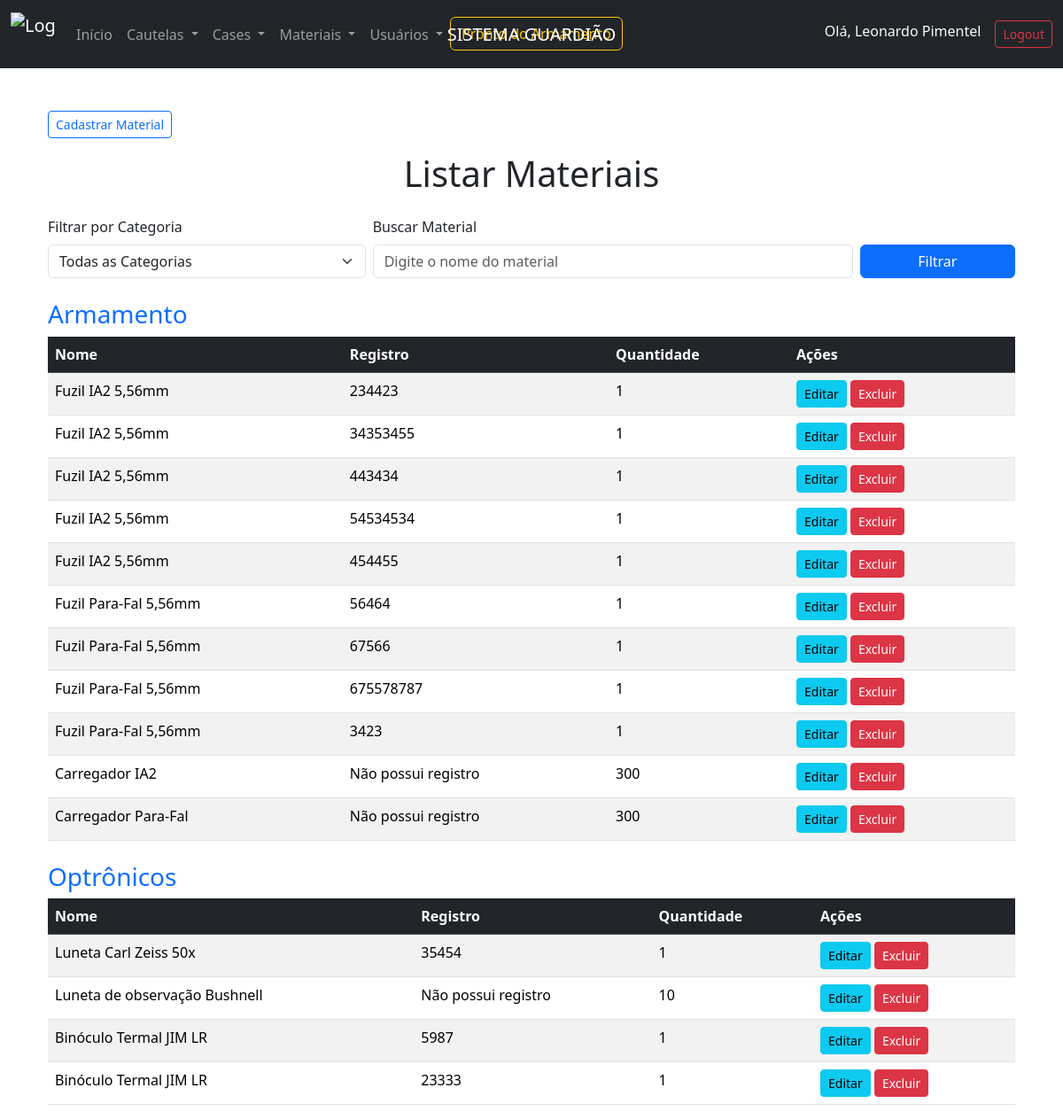
The page /materiais/ (signed in) on the database its author committed.
### guardiao/models.py (models this page shows, shortened)
class Operador(models.Model):
    user = models.OneToOneField(User, on_delete=models.CASCADE)
    nome = models.CharField(max_length=100)
    identidade = models.CharField(max_length=20)
    funcao = models.CharField(max_length=100, null=True, blank=True)
    nivel_acesso = models.IntegerField(
        choices=[(1, 'Nível 1'), (2, 'Nível 2'), (3, 'Nível 3')], default=1)

class Categoria(models.Model):
    nome = models.CharField(max_length=100, unique=True)
    descricao = models.TextField(blank=True)

class Material(models.Model):
    categoria = models.ForeignKey(
        Categoria, on_delete=models.CASCADE, null=True, blank=True)
    nome = models.CharField(max_length=100)
    registro = models.CharField(
        max_length=50, blank=True, null=True, unique=True)
    quantidade_total = models.PositiveIntegerField(default=0)
    quantidade_disponivel = models.PositiveIntegerField(default=0)
    quantidade_emprestada = models.PositiveIntegerField(default=0)

### guardiao/views.py (the view)
# urls.py: path('materiais/', listar_materiais, name='listar_materiais'),
@login_required
@nivel_acesso_minimo(2)
def listar_materiais(request):
    categoria_id = request.GET.get('categoria')
    termo_busca = request.GET.get('busca', '')
    categorias = Categoria.objects.all()
    materiais = Material.objects.all()
    if categoria_id:
        materiais = materiais.filter(categoria_id=categoria_id)
    if termo_busca:
        materiais = materiais.filter(nome__icontains=termo_busca)
    materiais_por_categoria = {}
    for categoria in categorias:
        materiais_categoria = materiais.filter(categoria=categoria)
        if materiais_categoria.exists():
            materiais_por_categoria[categoria.nome] = materiais_categoria
    return render(request, 'listar_materiais.html', {
        'materiais_por_categoria': materiais_por_categoria,
        'categorias': categorias,
        'categoria_selecionada': categoria_id,
        'termo_busca': termo_busca
    })

### guardiao/templates/listar_materiais.html (shortened to what this page needs)
{% extends 'base.html' %}
{% block navbar %}
    {% if user.operador.nivel_acesso == 2 %}
        {% include 'navbar_2.html' %}
    {% elif user.operador.nivel_acesso == 1 %}
        {% include 'navbar_1.html' %}
    {% else %}
        {% include 'navbar.html' %}
    {% endif %}
{% endblock %}
{% block content %}
<div class="container mt-5">
    {% if user.operador.nivel_acesso == 3 %}
        <div class="d-flex justify-content-start mb-3">
            <a href="{% url 'cadastrar_material' %}" class="btn btn-outline-primary btn-sm">
                Cadastrar Material
            </a>
        </div>
    {% endif %}
    <h1 class="mb-4 text-center">Listar Materiais</h1>
    <form method="GET" class="row gx-2 gy-3 mb-4 align-items-center">
        <div class="col-md-4">
            <label for="categoria" class="form-label">Filtrar por Categoria</label>
            <select name="categoria" id="categoria" class="form-select">
                <option value="">Todas as Categorias</option>
            </select>
        </div>
        <div class="col-md-6">
            <label for="busca" class="form-label">Buscar Material</label>
            <input type="text" name="busca" id="busca" class="form-control" placeholder="Digite o nome do material" value="{{ termo_busca }}">
        </div>
        <div class="col-md-2 d-flex align-items-end mt-auto">
            <button type="submit" class="btn btn-primary w-100">Filtrar</button>
        </div>
    </form>
    {% for categoria, materiais in materiais_por_categoria.items %}
        <h3 class="text-primary mt-4">{{ categoria }}</h3>
        <table class="table table-striped table-hover">
            <thead class="table-dark">
                <tr>
                    <th>Nome</th>
                    <th>Registro</th>
                    <th>Quantidade</th>
                    {% if user.operador.nivel_acesso == 3 %}
                        <th>Ações</th>
                    {% endif %}
                </tr>
            </thead>
            <tbody>
                {% for material in materiais %}
                    <tr>
                        <td>{{ material.nome }}</td>
                        <td>
                            {% if material.registro %}
                                {{ material.registro }}
                            {% else %}
                                Não possui registro
                            {% endif %}
                        </td>
                        <td>{{ material.quantidade_total }}</td>
                        {% if user.operador.nivel_acesso == 3 %}
                            <td>
                                <a href="{% url 'editar_material' material.id %}" class="btn btn-sm btn-info">Editar</a>
                                <a href="{% url 'excluir_material' material.id %}" class="btn btn-sm btn-danger" onclick="return confirm('Tem certeza que deseja excluir este material?')">Excluir</a>
                            </td>
                        {% endif %}
                    </tr>
                {% endfor %}
            </tbody>
        </table>
    {% empty %}
        <p class="text-center mt-4">Nenhum material encontrado.</p>
    {% endfor %}
</div>
{% endblock %}

### guardiao/templates/navbar.html (shortened to what this page needs)
{% load static %}
<nav class="navbar navbar-expand-lg navbar-dark bg-dark">
    <div class="container-fluid">
        <a class="navbar-brand" href="/">
            <img src="{% static 'images/logo.png' %}" alt="Logo Guardião" width="50" height="50" class="d-inline-block align-text-top">
        </a>
        <span class="navbar-brand navbar-brand-center">SISTEMA GUARDIÃO</span>
        <div class="collapse navbar-collapse" id="navbarNav">
            <ul class="navbar-nav me-auto">
                <li class="nav-item">
                    <a class="nav-link" href="{% url 'listar_prontos' %}">Início</a>
                </li>
                <li class="nav-item dropdown">
                    <a class="nav-link dropdown-toggle" href="#" id="emprestimosDropdown" role="button" data-bs-toggle="dropdown" aria-expanded="false">
                        Cautelas
                    </a>
                </li>
                <li class="nav-item dropdown">
                    <a class="nav-link dropdown-toggle" href="#" id="casesDropdown" role="button" data-bs-toggle="dropdown" aria-expanded="false">
                        Cases
                    </a>
                </li>
                <li class="nav-item dropdown">
                    <a class="nav-link dropdown-toggle" href="#" id="materiaisDropdown" role="button" data-bs-toggle="dropdown" aria-expanded="false">
                        Materiais
                    </a>
                </li>
                <li class="nav-item dropdown">
                    <a class="nav-link dropdown-toggle" href="#" id="usuariosDropdown" role="button" data-bs-toggle="dropdown" aria-expanded="false">
                        Usuários
                    </a>
                </li>
                <li class="nav-item">
                    <a href="{% url 'pronto_armamento' %}" class="btn btn-outline-warning me-2">Pronto do Armamento</a>
                </li>
            </ul>
            <ul class="navbar-nav">
                {% if user.is_authenticated %}
                    <li class="nav-item">
                        <span class="navbar-text text-light me-3">Olá, {{ user.operador.nome }}</span>
                    </li>
                    <li class="nav-item">
                        <a class="btn btn-outline-danger btn-sm" href="{% url 'logout' %}">Logout</a>
                    </li>
                {% else %}
                    <li class="nav-item">
                        <a class="btn btn-outline-success btn-sm" href="{% url 'login' %}">Login</a>
                    </li>
                {% endif %}
            </ul>
        </div>
    </div>
</nav>

### guardiao/templates/base.html (style rules this page uses)
.navbar-brand-center { position: absolute; left: 50%; transform: translateX(-50%); }

### rows shown on the page
Categoria: materiais_por_categoria "Armamento"
Material: nome "Fuzil IA2 5,56mm", registro "234423", quantidade_total "1"
Material: nome "Fuzil IA2 5,56mm", registro "34353455", quantidade_total "1"
Material: nome "Fuzil IA2 5,56mm", registro "443434", quantidade_total "1"
Material: nome "Fuzil IA2 5,56mm", registro "54534534", quantidade_total "1"
Material: nome "Fuzil IA2 5,56mm", registro "454455", quantidade_total "1"
Material: nome "Fuzil Para-Fal 5,56mm", registro "56464", quantidade_total "1"
Material: nome "Fuzil Para-Fal 5,56mm", registro "67566", quantidade_total "1"
Material: nome "Fuzil Para-Fal 5,56mm", registro "675578787", quantidade_total "1"
Material: nome "Fuzil Para-Fal 5,56mm", registro "3423", quantidade_total "1"
Material: nome "Carregador IA2", shows "Não possui registro", quantidade_total "300"
Material: nome "Carregador Para-Fal", shows "Não possui registro", quantidade_total "300"
Categoria: materiais_por_categoria "Optrônicos"
Material: nome "Luneta Carl Zeiss 50x", registro "35454", quantidade_total "1"
Material: nome "Luneta de observação Bushnell", shows "Não possui registro", quantidade_total "10"
Material: nome "Binóculo Termal JIM LR", registro "5987", quantidade_total "1"
Material: nome "Binóculo Termal JIM LR", registro "23333", quantidade_total "1"

### other values the page prints
{{ user.operador.nome }} "Leonardo Pimentel"
